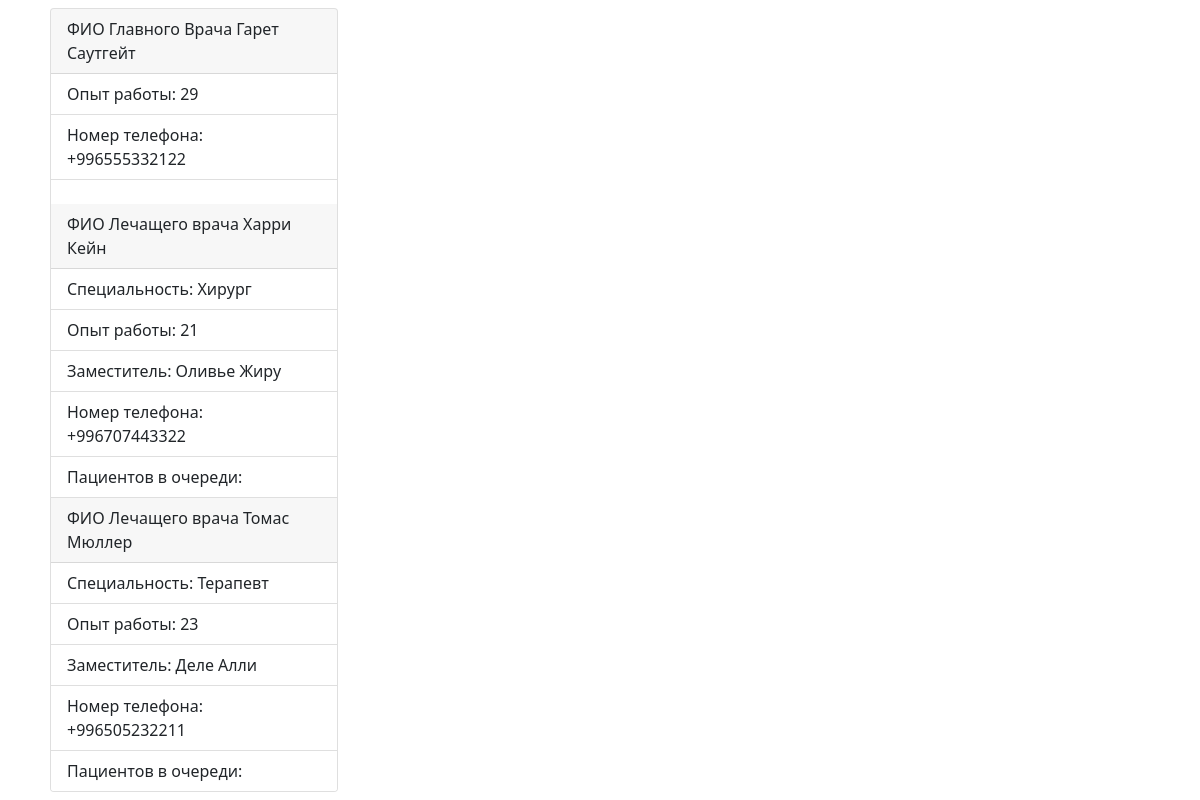
Screenshot of /hospital/2 with the database file from the repository.
### hospital/models.py (models this page shows)
class Worker(models.Model):
    title = models.CharField('Ф.И.О', max_length=50, default='')
    hospital = models.ForeignKey(Hospital, on_delete=models.DO_NOTHING, default=True)
    pin_code = models.CharField('ПИН-Код паспорта', max_length=30, default='')
    age = models.PositiveIntegerField('Возраст', default=0)
    stage = models.PositiveIntegerField('Стаж', default=0)
    number_tel = models.CharField('Номер телефона', max_length=20, default='')
    class Meta:
        abstract = True
    def __str__(self):
        return self.title

class HeadDoctor(Worker):
    hospital = models.OneToOneField(Hospital, on_delete=models.CASCADE, verbose_name='Место работы')

class Doctor(Worker):
    head_doctor = models.ForeignKey(HeadDoctor, on_delete=models.DO_NOTHING)
    SURGEON = 'Хирург'
    THERAPIST = 'Терапевт'
    profession = [
        (SURGEON, 'Хирург'),
        (THERAPIST, 'Терапевт'),
    ]
    nurse = models.ForeignKey(Nurse, on_delete=models.DO_NOTHING, default=True)
    work_profession = models.CharField(max_length=10, choices=profession, default=THERAPIST)

class Nurse(Worker):
    head_doctor = models.ForeignKey(HeadDoctor, on_delete=models.DO_NOTHING)

### hospital/views.py (the view)
# urls.py: path('hospital/<int:hos_id>', hospital, name='hos'),
def hospital(request, hos_id):
    head_doctor = HeadDoctor.objects.get(id=hos_id)
    doctor = Doctor.objects.filter(hospital_id=hos_id)
    context = {
        'main': head_doctor,
        'doctor': doctor,
    }
    return render(request, template_name='hospital/index.html', context=context)

### hospital/templates/hospital/index.html (shortened to what this page needs)
<!DOCTYPE html>
<html lang="en">
<head>
    <link href="https://cdn.jsdelivr.net/npm/bootstrap@5.0.2/dist/css/bootstrap.min.css" rel="stylesheet">
</head>
<body>
<div class="container">
    <div class="row">
        <div class="col-4">
            <div class="card m-2" style="width: 18rem;">
                <div class="card-header">ФИО Главного Врача {{ main.title }}</div>
                <ul class="list-group list-group-flush">
                                <li class="list-group-item">Опыт работы: {{ main.stage }}</li>
                                <li class="list-group-item">Номер телефона: {{ main.number_tel}}</li>
                                </ul>
                    <br>
                        {% for doc in doctor %}
                            <div class="card-header">ФИО Лечащего врача {{ doc.title }}</div>
                                <ul class="list-group list-group-flush">
                                <li class="list-group-item">Специальность: {{ doc.work_profession }}</li>
                                <li class="list-group-item">Опыт работы: {{ doc.stage }}</li>
                                <li class="list-group-item">Заместитель: {{ doc.nurse }}</li>
                                <li class="list-group-item">Номер телефона: {{ doc.number_tel}}</li>
                                <li class="list-group-item">Пациентов в очереди: </li>
                                </ul>
                {% endfor %}
            </div>
        </div>
    </div>
</div>
</body>
</html>

### rows the page displays
HeadDoctor: title "Гарет Саутгейт", stage "29", number_tel "+996555332122"
Doctor: title "Харри Кейн", work_profession "Хирург", stage "21", nurse "Оливье Жиру", number_tel "+996707443322"
Doctor: title "Томас Мюллер", work_profession "Терапевт", stage "23", nurse "Деле Алли", number_tel "+996505232211"
